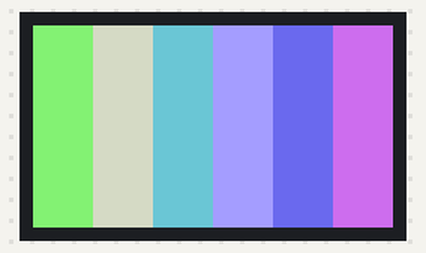
Recording of a program running on a simulated Raspberry Pi Pico running CircuitPython. Shown: 240×135 colour display. Random numbers come from a fixed seed.

Above: at 0.21 s.
At 4.95 s:
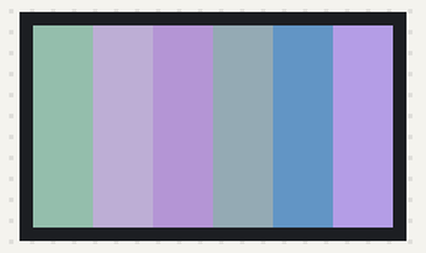
At 10.43 s:
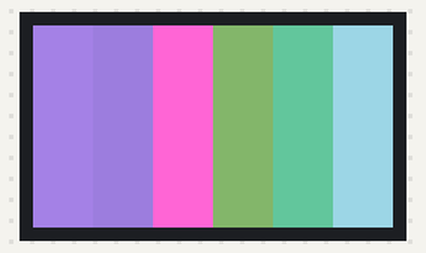
At 20.96 s:
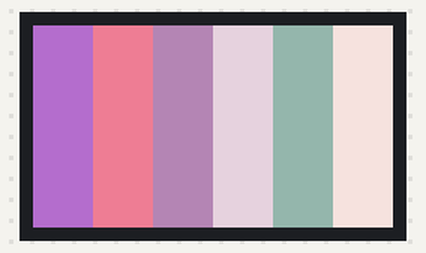
At 28.81 s:
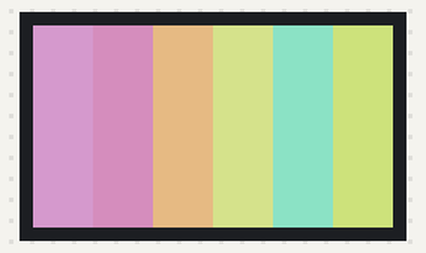
At 39.63 s:
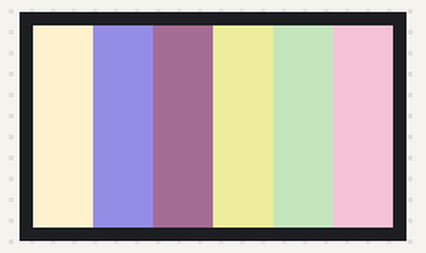

The program:

code.py
```python
import board
import displayio
import busio
import adafruit_st7789
from adafruit_display_shapes.rect import Rect
import random
import time

# Release any resources currently in use for the displays
displayio.release_displays()

# Initialize SPI
spi = busio.SPI(clock=board.GP18, MOSI=board.GP19)

# Pimoroni Pico Display configuration and initialization
tft_cs = board.GP17
tft_dc = board.GP16
tft_reset = board.GP15

display_bus = displayio.FourWire(spi, command=tft_dc, chip_select=tft_cs, reset=tft_reset)
display = adafruit_st7789.ST7789(display_bus, width=240, height=135, rowstart=40, colstart=53, rotation=270)

def generate_random_color():
    # Define ranges for RGB components to ensure vibrant colors
    min_value = 100  # Minimum value for each component (avoid very dark colors)
    max_value = 255  # Maximum value for each component

    r = random.randint(min_value, max_value)
    g = random.randint(min_value, max_value)
    b = random.randint(min_value, max_value)

    return (r, g, b)

def lerp_color(start, end, fraction):
    """Interpolate between two colors."""
    r = int(start[0] + (end[0] - start[0]) * fraction)
    g = int(start[1] + (end[1] - start[1]) * fraction)
    b = int(start[2] + (end[2] - start[2]) * fraction)
    return (r, g, b)

# Setup bars
bars = []
current_colors = []
target_colors = []

group = displayio.Group()
for i in range(7):  # 7 bars
    x = i * 40
    color = generate_random_color()
    bar = Rect(x, 0, 40, 135, fill=color)
    bars.append(bar)
    group.append(bar)
    current_colors.append(color)
    target_colors.append(generate_random_color())

display.show(group)

STEPS = 100
PAUSE = 0.1

while True:
    for step in range(STEPS):
        for i, bar in enumerate(bars):
            new_color = lerp_color(current_colors[i], target_colors[i], step / STEPS)
            bar.fill = new_color
        time.sleep(PAUSE)

    current_colors = target_colors[:]
    target_colors = [generate_random_color() for _ in range(7)]
```
